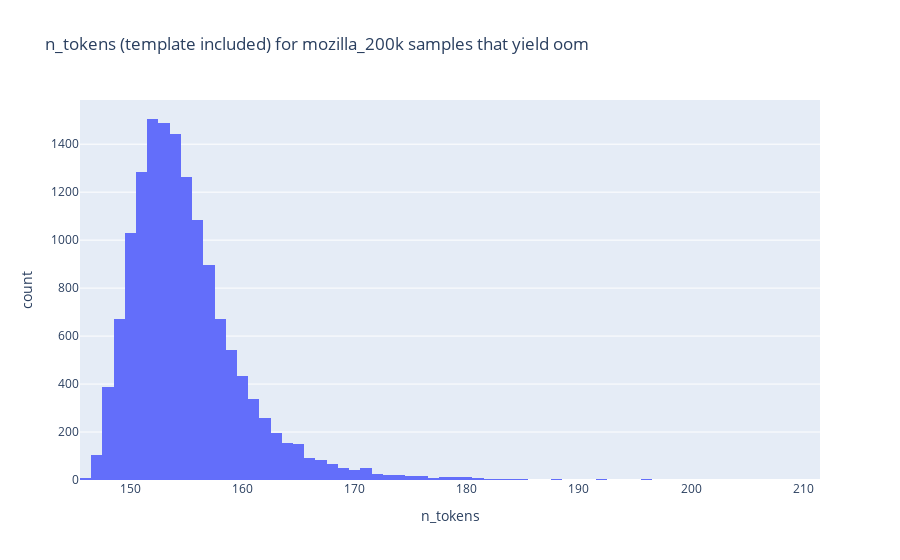

Here is the notebook cell this chart was saved with:
### Code cell
df_oom = df_elems.query(f"dataset_type == 'mozilla_200k' & n_tokens_infered_max == 1000 & severity_pred == -2")
pd.set_option('display.max_colwidth', None)
display(df_oom.query("n_tokens <= 148")[['n_tokens','input']].sort_values("n_tokens"))
px.histogram(df_oom, x="n_tokens", title="n_tokens (template included) for mozilla_200k samples that yield oom")

### Figure 1 — Plotly figure (JSON) as saved in the notebook; plotly's stock layout.template omitted (floating-point values rounded to 4 significant figures; data arrays with more than 128 entries replaced by an {"elided": "..."} marker saying what was removed)
{"data": [{"alignmentgroup": "True", "bingroup": "x", "hovertemplate": "n_tokens=%{x}<br>count=%{y}<extra></extra>", "legendgroup": "", "marker": {"color": "#636efa", "pattern": {"shape": ""}}, "name": "", "offsetgroup": "", "orientation": "v", "showlegend": false, "type": "histogram", "x": {"elided": "14480 int values"}, "xaxis": "x", "yaxis": "y"}], "layout": {"barmode": "relative", "legend": {"tracegroupgap": 0}, "title": {"text": "n_tokens (template included) for mozilla_200k samples that yield oom"}, "xaxis": {"anchor": "y", "domain": [0, 1], "title": {"text": "n_tokens"}}, "yaxis": {"anchor": "x", "domain": [0, 1], "title": {"text": "count"}}}}
